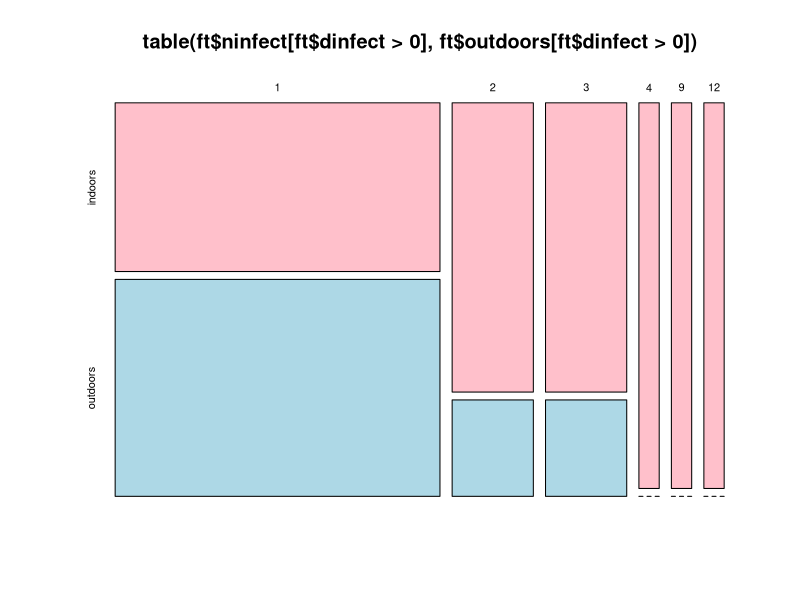

This figure's R source:
# directorio donde radican los datos
setwd("~/Desktop/sip/data/")

# lee datos
ft <- read.csv("ft-outdoors-infect.csv")
head(ft)

# dummy outdoors
ft$doutdoors <- 1 - ft$dindoors

# factors
ft$outdoors <- as.factor(ft$doutdoors)
levels(ft$outdoors) <- c("indoors", "outdoors")
ft$infect <-   as.factor(ft$dinfect)
levels(ft$infect) <-   c("0 secondary", ">0 secondary")

# xtab
table(ft$infect, ft$outdoors)
(16/6) / (11/77)

plot(table(ft$ninfect[ft$dinfect>0], ft$outdoors[ft$dinfect>0]), col = c("pink","lightblue"))


